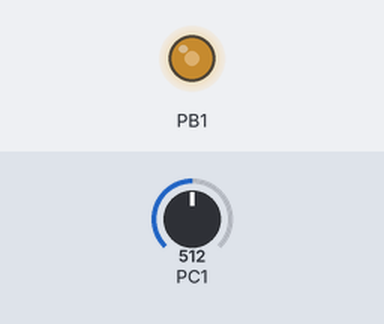
A program run on a simulated ATmega328P, built with avr-gcc and emulated at 16 MHz. Parts: output pins drawn as LEDs (lit = HIGH). The test bench sets the inputs (shaded band); at power-on: PC1 = 512.

Above: at 1.2 s.
1.3 s: PC1 set to 716
At 2.5 s:
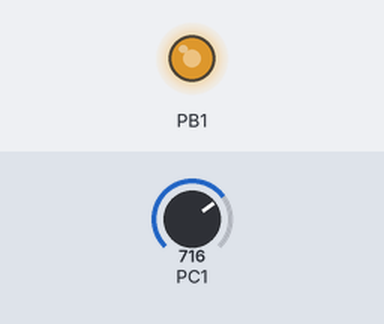
2.8 s: PC1 set to 900
At 3.8 s:
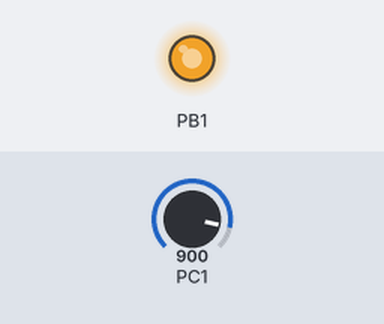
4.3 s: PC1 set to 122
At 4.9 s:
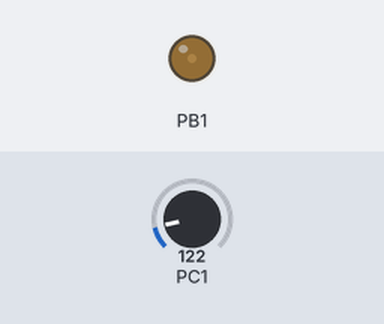
5.8 s: PC1 set to 0
At 6.1 s:
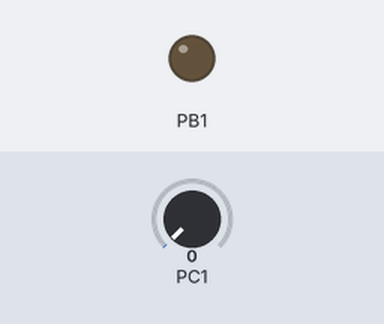
Timing chart, 0 to 8.3 s (numbered marks = the images above; inputs shaded):
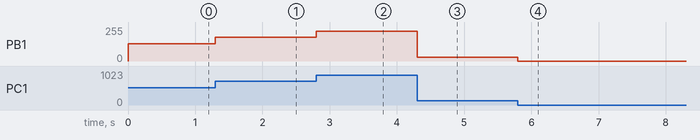

Measured:
- after the input at 1.3 s, PB1: 128/255 → 178/255 at once
- after the input at 2.8 s, PB1: 178/255 → 224/255 at once
- after the input at 4.3 s, PB1: 224/255 → 30/255 at once
- after the input at 5.8 s, PB1: 30/255 → 0/255 at once

The program:

main.c
```c
/*
Finished

Main file
Code to for continuously controlling brightness of an LED using a potentiometer to vary the duty cycle.

Potentiometer - A1, Ground
LED			  - D9, Ground
*/

#define F_CPU 16000000UL
#define _BV(X) (1<<X)
#define TOPValue 1023 // The Top value for the PWM, this along with the prescaler decides the frequency of the PWM
//when prescaler is 1(one tick takes 1/16e6 s), then choosing a value of 1600 gives a total time of 1600/16e6 s or a frequency of 10KHz.
#include <avr/io.h>
#include <util/delay.h>
#include <avr/interrupt.h>

volatile uint16_t dutyCycle=0;

void setupPWMTimer();// Function to setup PWM using timer1

int main()
{

	//Setting the OC1A as output
	DDRB|=_BV(PB1);

	setupPWMTimer();// Setup PWM


	//Setup ADC
	//enable ADC
	ADCSRA|=_BV(ADEN);
	//pre scale the ADC clock to divide by 128 gives ADC clock frequency of 16e6/128=125KHz
	ADCSRA|=_BV(ADPS2)|_BV(ADPS1)|_BV(ADPS0);
	//select ADC port
	ADMUX|=_BV(MUX0);// port1 selected
	//select ADC voltage reference
	ADMUX|=_BV(REFS0);
	//enable ADC interrupt.
	ADCSRA|=_BV(ADIE);
	//start initial conversion
	ADCSRA|=_BV(ADSC);

	//enable global interrupts
	sei();

	while(1)
	{

		//COMPValue=(*0.01)*TOPValue;
		OCR1A=dutyCycle;

	}

}

/*Function to setup PWM using TIMER1 at max frequency*/
void setupPWMTimer()
{
	//Timer1 and mode 14
	//Setting WGM modes
	TCCR1A|=_BV(WGM11)|_BV(COM1A1);
	TCCR1B|=_BV(WGM12)|_BV(WGM13);

	//setting the prescaler to 1 for maximum frequency
	TCCR1B|=_BV(CS10);

	//setting the top value for the PWM counter. This also controls the PWM frequency
	ICR1=TOPValue;


}

// Interrupt for Conversion completion of ADC
ISR(ADC_vect)
{
	uint8_t low=ADCL;
	uint8_t high=ADCH;
	dutyCycle=(high<<8)|low;

	//start conversion again
	ADCSRA|=_BV(ADSC);

}
```
